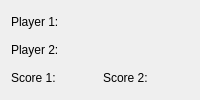
<?xml version="1.0" encoding="UTF-8"?>
<ui version="4.0">
 <class>Scoreboard</class>
 <widget class="QWidget" name="Scoreboard">
  <property name="geometry">
   <rect>
    <x>0</x>
    <y>0</y>
    <width>200</width>
    <height>100</height>
   </rect>
  </property>
  <property name="windowTitle">
   <string>Form</string>
  </property>
  <layout class="QVBoxLayout" name="verticalLayout">
   <item>
    <layout class="QHBoxLayout" name="horizontalLayout">
     <item>
      <widget class="QLabel" name="player1NameLabel_2">
       <property name="text">
        <string>Player 1:</string>
       </property>
      </widget>
     </item>
     <item>
      <widget class="QLabel" name="player1NameLabel"/>
     </item>
    </layout>
   </item>
   <item>
    <layout class="QHBoxLayout" name="horizontalLayout_2">
     <item>
      <widget class="QLabel" name="player2NameLabel_2">
       <property name="text">
        <string>Player 2:</string>
       </property>
      </widget>
     </item>
     <item>
      <widget class="QLabel" name="player2NameLabel"/>
     </item>
    </layout>
   </item>
   <item>
    <layout class="QHBoxLayout" name="horizontalLayout_3">
     <item>
      <widget class="QLabel" name="player1ScoreLabel_2">
       <property name="text">
        <string>Score 1:</string>
       </property>
      </widget>
     </item>
     <item>
      <widget class="QLabel" name="player1ScoreLabel"/>
     </item>
     <item>
      <widget class="QLabel" name="player2ScoreLabel_2">
       <property name="text">
        <string>Score 2:</string>
       </property>
      </widget>
     </item>
     <item>
      <widget class="QLabel" name="player2ScoreLabel"/>
     </item>
    </layout>
   </item>
  </layout>
 </widget>
 <resources/>
 <connections/>
</ui>
